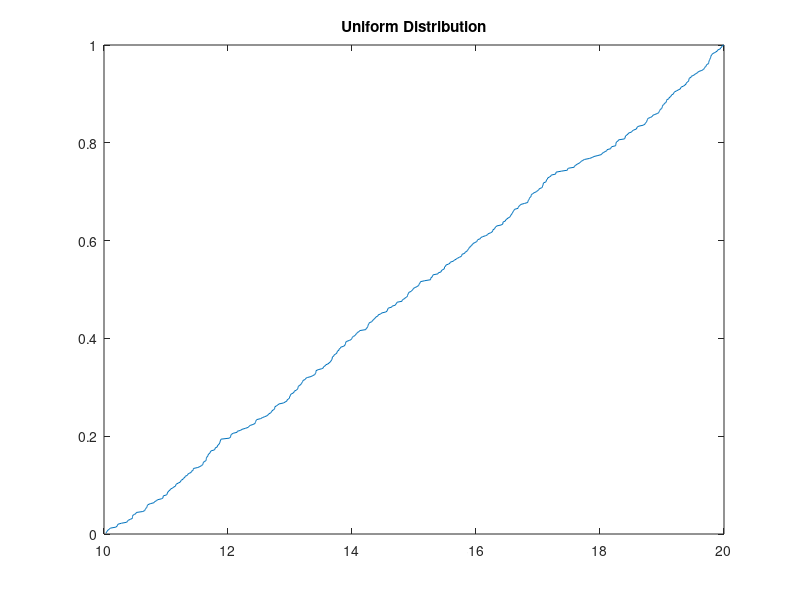
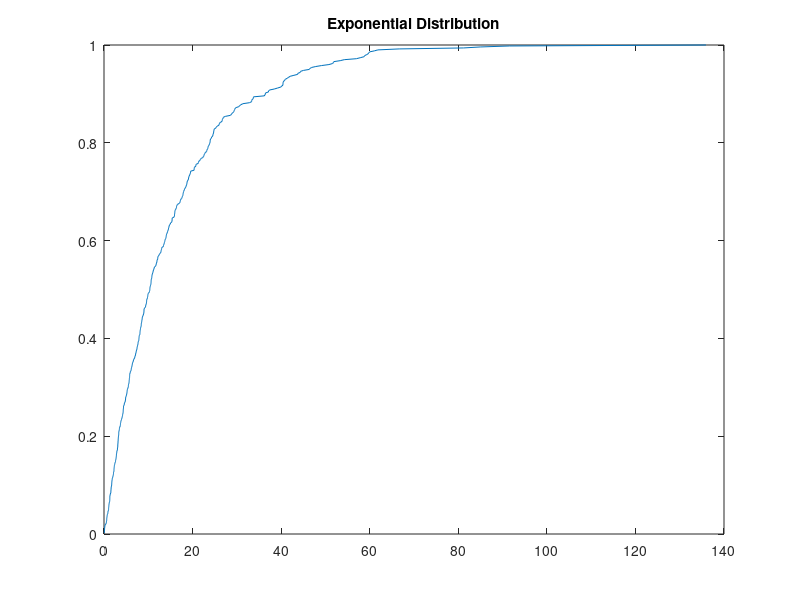
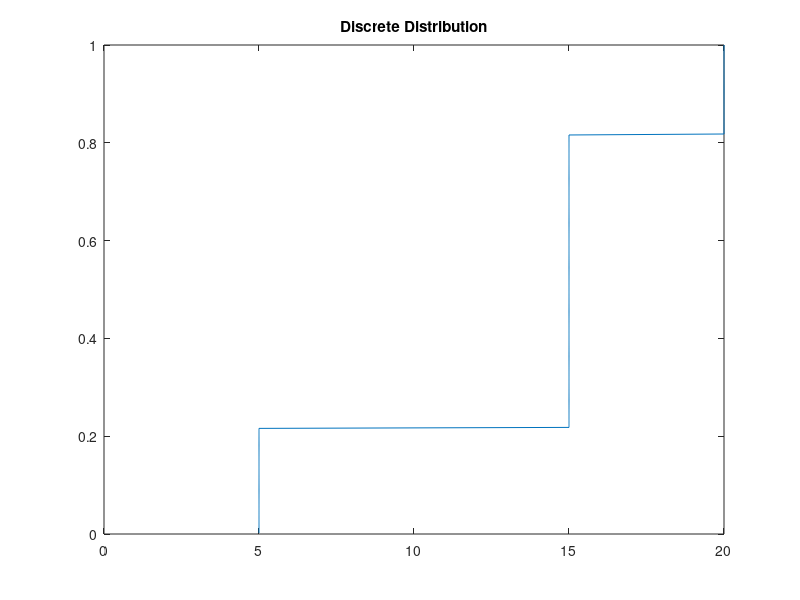
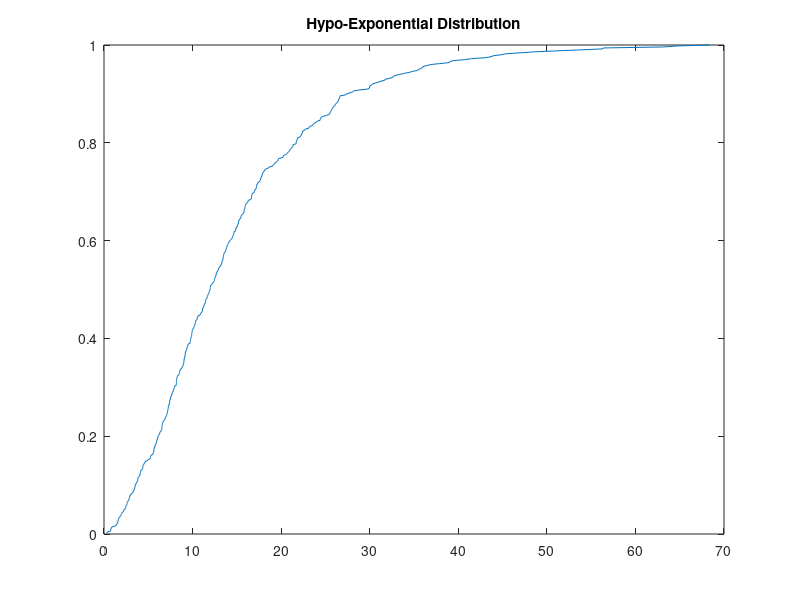

Reproduce these figures in MATLAB, in order.
%uniform
%Range = [10, 20];
uni = rand(500, 1);
for i = 1:500
    uni(i,1) = (uni(i,1) * 10) + 10;
end
figure
plot(sort(uni), [1:500]/500)
title('Uniform Distribution')
meanUni = mean(uni)

%exponential
outExp = -log(rand(500,1)) / 0.06666; %where 0.666 is 1/15 (the mean requested)
figure
plot(sort(outExp), [1:500]/500)
title('Exponential Distribution')
meanExp = mean(outExp)

%discrete
Pr = [5, 0.2, 0.2; 15, 0.6, 0.8; 20, 0.2, 1];
u = rand(500,1);
%gruppo L05 pg 28
for i = 1:500
    if u(i,1) < Pr(1,3)
        outDis(i,1) = Pr(1,1);
    elseif u(i,1) < Pr(2,3)
        outDis(i,1) = Pr(2,1);
    else
        outDis(i,1) = Pr(3,1);
    end
end
figure
plot(sort(outDis), [1:500]/500,"-");
title('Discrete Distribution')
meanDis = mean(outDis)

%HypoExponential
figure
outHypo = -log(rand(500,1)) / 0.1 - log(rand(500,1)) / 0.2;
plot(sort(outHypo), [1:500]/500,"-");
title('Hypo-Exponential Distribution')
meanHypo = mean(outHypo)

%HyperExponential
for i = 1:500
    if rand < 0.5
        outHyper(i,1) = -log(rand) / 0.1;
    else
        outHyper(i,1) = -log(rand) / 0.05;
    end
end
figure
plot(sort(outHyper), [1:500]/500,"-");
title('Hyper-Exponential Distribution')
meanHyper = mean(outHyper)

%Erlang
for i = 1:500
    if rand < 0.1
        outErlang(i,1) = -(log(rand)) / 0.02;
    elseif rand < 0.5
        outErlang(i,1) = -(log(rand)+log(rand)) / 0.2;
    else 
        outErlang(i,1) = -(log(rand)+log(rand)+log(rand)) / 0.25;
    end
end
figure
meanErlang = mean(outErlang)
plot(sort(outErlang), [1:500]/500,"-");
title('Erlang Distribution')